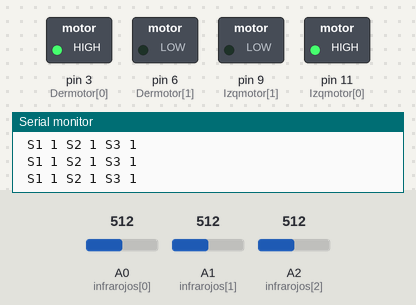
This sketch was run on a simulated Arduino Uno, built with avr-gcc and run on an emulated ATmega328P. On the bench: switched loads named in the sketch (green lamp = pin HIGH), the last lines printed to the serial monitor. Inputs (shaded band) come from the test bench; at power-on: A0 (infrarojos[0]) = 512, A2 (infrarojos[2]) = 512, A1 (infrarojos[1]) = 512.

Above: at 1.2 s.
1.3 s: A0 (infrarojos[0]) set to 105
2.8 s: A0 (infrarojos[0]) set to 93
At 4.0 s:
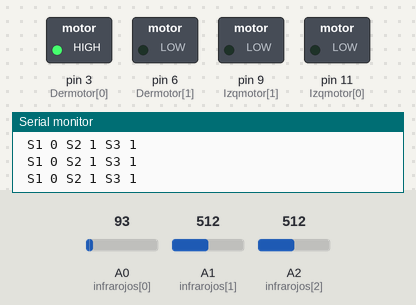
4.3 s: A0 (infrarojos[0]) set to 110
At 5.5 s:
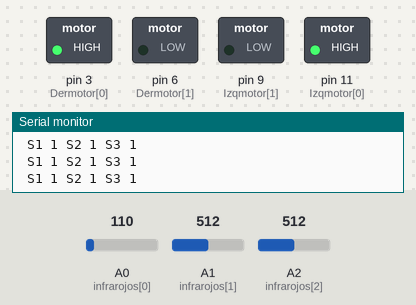
5.8 s: A2 (infrarojos[2]) set to 105
7.3 s: A2 (infrarojos[2]) set to 95
At 7.8 s:
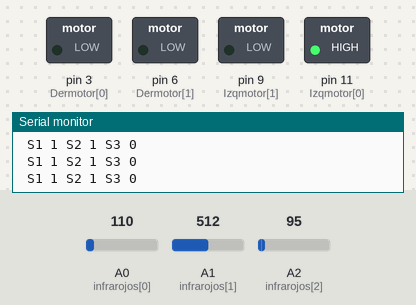
8.8 s: A2 (infrarojos[2]) set to 122
At 9.4 s:
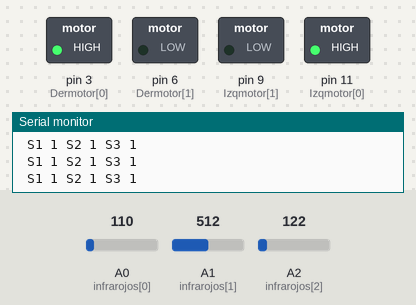
Timing chart, 0 to 11.3 s (numbered marks = the images above; inputs shaded):
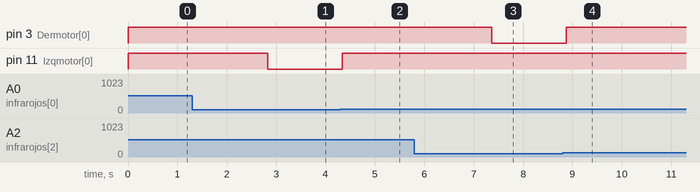

The sketch:

CarritoseguidorleanealITR.ino
```cpp
int Dermotor[2] = {3,6 };
int Izqmotor[2] = {11,9};
int infrarojos[3] = {A0, A1, A2};
float Estadosinf[3] = {0, 0, 0};
int Estadosen[3] = {0, 0, 0};
void setup() {
  Serial.begin(9600);
  for (int i = 0; i < 2 ; i++) {
    pinMode(Dermotor[i], OUTPUT);
    pinMode(Izqmotor[i], OUTPUT);
  }
  for (int i = 0; i < 3 ; i++) {
    pinMode(infrarojos[i], INPUT);
  }
}

void loop() {
  Actuaalizarsensores();
  if ((Estadosen[0] == 1 && Estadosen[2] == 1) || (Estadosen[0] == 0 && Estadosen[2] == 0)) {
    analogWrite(Dermotor[0], 255);
    analogWrite(Dermotor[1], 0);
    analogWrite(Izqmotor[0], 255);
    analogWrite(Izqmotor[1], 0);
  }
  else if ((Estadosen[0] == 1) || (Estadosen[0] == 1 && Estadosen[1] == 1)) {
    digitalWrite(Dermotor[0], LOW);
    digitalWrite(Dermotor[1], LOW);
    digitalWrite(Izqmotor[0], HIGH);
    digitalWrite(Izqmotor[1], LOW);
  }
  else if ((Estadosen[2] == 1) || (Estadosen[2] == 1 && Estadosen[1] == 1)) {
    digitalWrite(Dermotor[0], HIGH);
    digitalWrite(Dermotor[1], LOW);
    digitalWrite(Izqmotor[0], LOW);
    digitalWrite(Izqmotor[1], LOW);
  }
  else {
    digitalWrite(Dermotor[0], HIGH);
    digitalWrite(Dermotor[1], LOW);
    digitalWrite(Izqmotor[0], HIGH);
    digitalWrite(Izqmotor[1], LOW);
  }


  delay(100);
}


void Actuaalizarsensores() {
  for (int i = 0; i < 3 ; i++) {
    Estadosinf[i] = analogRead(infrarojos[i]);
    if (Estadosinf[i] > 100) {
      Estadosen[i] = 1;
    }
    else {
      Estadosen[i] = 0;
    }
    Serial.print(" S");
    Serial.print(i + 1);
    Serial.print(" ");
    Serial.print(Estadosen[i]);

  }
  Serial.println();
}
```

Measured:
- the behaviour switches between 101 and 100 on A0 (infrarojos[0]) (found by bisection; images 0 and 1)
- the behaviour switches between 101 and 100 on A2 (infrarojos[2]) (found by bisection; images 2 and 3)
- after the input at 2.8 s, pin 11 (Izqmotor[0]): HIGH → LOW at once
- after the input at 4.3 s, pin 11 (Izqmotor[0]): LOW → HIGH at once
- after the input at 7.3 s, pin 3 (Dermotor[0]): HIGH → LOW after 0.06 s
- after the input at 8.8 s, pin 3 (Dermotor[0]): LOW → HIGH after 0.08 s
